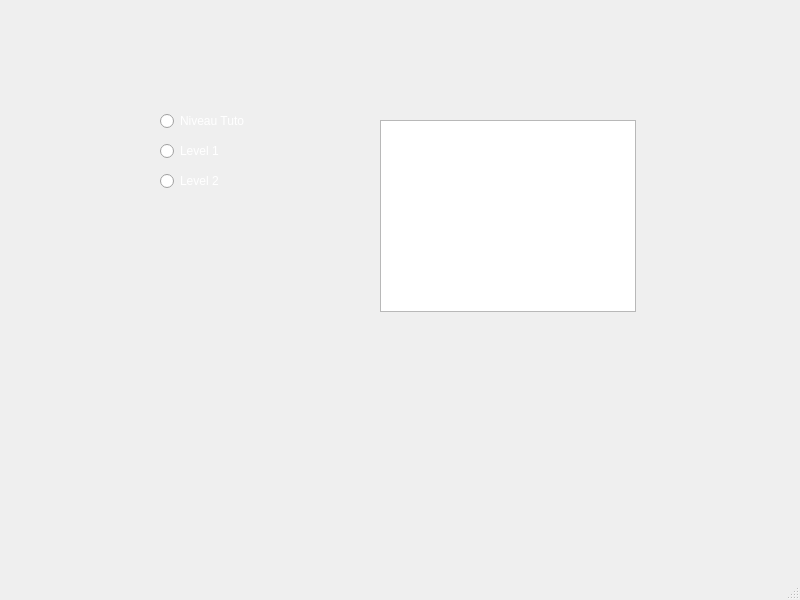
<?xml version="1.0" encoding="UTF-8"?>
<ui version="4.0">
 <class>Top10Menu</class>
 <widget class="QMainWindow" name="Top10Menu">
  <property name="geometry">
   <rect>
    <x>0</x>
    <y>0</y>
    <width>800</width>
    <height>600</height>
   </rect>
  </property>
  <property name="windowTitle">
   <string>MainWindow</string>
  </property>
  <widget class="QWidget" name="centralwidget">
   <widget class="QPushButton" name="menuButton">
    <property name="geometry">
     <rect>
      <x>40</x>
      <y>280</y>
      <width>75</width>
      <height>23</height>
     </rect>
    </property>
    <property name="styleSheet">
     <string notr="true">QPushButton#menuButton:hover{background-color: rgba(0,0,0,0.5);}
QPushButton#menuButton{background-color:rgba(0,0,0,0); border-radius:15px;}</string>
    </property>
    <property name="text">
     <string/>
    </property>
   </widget>
   <widget class="QListWidget" name="listTop10">
    <property name="geometry">
     <rect>
      <x>380</x>
      <y>120</y>
      <width>256</width>
      <height>192</height>
     </rect>
    </property>
   </widget>
   <widget class="QRadioButton" name="radioButtonTuto">
    <property name="geometry">
     <rect>
      <x>160</x>
      <y>110</y>
      <width>97</width>
      <height>22</height>
     </rect>
    </property>
    <property name="autoFillBackground">
     <bool>false</bool>
    </property>
    <property name="styleSheet">
     <string notr="true">QRadioButton{ color: white;}</string>
    </property>
    <property name="text">
     <string>Niveau Tuto</string>
    </property>
   </widget>
   <widget class="QRadioButton" name="radioButtonLevel1">
    <property name="geometry">
     <rect>
      <x>160</x>
      <y>140</y>
      <width>97</width>
      <height>22</height>
     </rect>
    </property>
    <property name="styleSheet">
     <string notr="true">QRadioButton{ color: white;}</string>
    </property>
    <property name="text">
     <string>Level 1</string>
    </property>
   </widget>
   <widget class="QRadioButton" name="radioButtonLevel2">
    <property name="geometry">
     <rect>
      <x>160</x>
      <y>170</y>
      <width>97</width>
      <height>22</height>
     </rect>
    </property>
    <property name="autoFillBackground">
     <bool>false</bool>
    </property>
    <property name="styleSheet">
     <string notr="true">QRadioButton{ color: white;}</string>
    </property>
    <property name="text">
     <string>Level 2</string>
    </property>
   </widget>
  </widget>
  <widget class="QMenuBar" name="menubar">
   <property name="geometry">
    <rect>
     <x>0</x>
     <y>0</y>
     <width>800</width>
     <height>26</height>
    </rect>
   </property>
  </widget>
  <widget class="QStatusBar" name="statusbar"/>
 </widget>
 <resources/>
 <connections/>
</ui>
